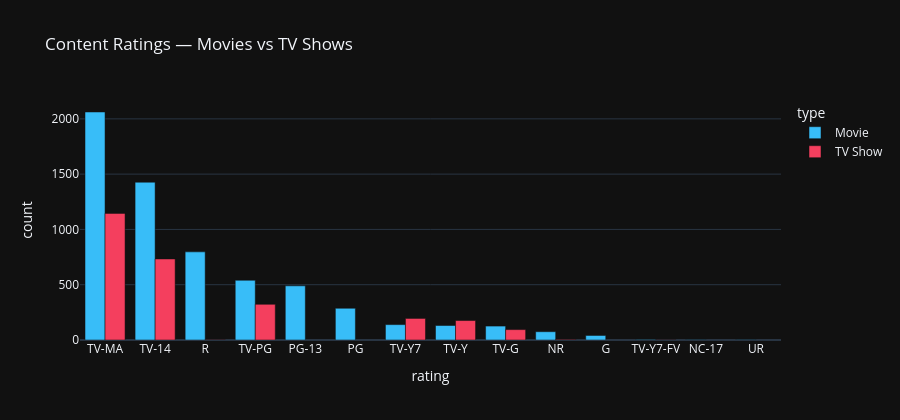

The notebook cell saved with this chart:
### Code cell
# --- ratings split by type ---
rating_by_type = (
    df.filter(pl.col("rating") != "Unknown")
      .group_by(["rating", "type"])
      .agg(pl.len().alias("count"))
      .sort("count", descending=True)
)

fig = px.bar(
    rating_by_type.to_pandas(), x="rating", y="count", color="type",
    barmode="group", color_discrete_map={"Movie": "#38bdf8", "TV Show": "#f43f5e"},
    title="Content Ratings — Movies vs TV Shows",
)
fig.update_layout(template="plotly_dark", height=420)
fig.show()

### Figure 1 — Plotly figure (JSON) as saved in the notebook; plotly's stock layout.template omitted (floating-point values rounded to 4 significant figures)
{"data": [{"alignmentgroup": "True", "hovertemplate": "type=Movie<br>rating=%{x}<br>count=%{y}<extra></extra>", "legendgroup": "Movie", "marker": {"color": "#38bdf8", "pattern": {"shape": ""}}, "name": "Movie", "offsetgroup": "Movie", "orientation": "v", "showlegend": true, "textposition": "auto", "type": "bar", "x": ["TV-MA", "TV-14", "R", "TV-PG", "PG-13", "PG", "TV-Y7", "TV-Y", "TV-G", "NR", "G", "TV-Y7-FV", "NC-17", "UR"], "xaxis": "x", "y": [2062, 1427, 797, 540, 490, 287, 139, 131, 126, 75, 41, 5, 3, 3], "yaxis": "y"}, {"alignmentgroup": "True", "hovertemplate": "type=TV Show<br>rating=%{x}<br>count=%{y}<extra></extra>", "legendgroup": "TV Show", "marker": {"color": "#f43f5e", "pattern": {"shape": ""}}, "name": "TV Show", "offsetgroup": "TV Show", "orientation": "v", "showlegend": true, "textposition": "auto", "type": "bar", "x": ["TV-MA", "TV-14", "TV-PG", "TV-Y7", "TV-Y", "TV-G", "NR", "R", "TV-Y7-FV"], "xaxis": "x", "y": [1145, 733, 323, 195, 176, 94, 5, 2, 1], "yaxis": "y"}], "layout": {"barmode": "group", "height": 420, "legend": {"title": {"text": "type"}, "tracegroupgap": 0}, "title": {"text": "Content Ratings — Movies vs TV Shows"}, "xaxis": {"anchor": "y", "domain": [0, 1], "title": {"text": "rating"}}, "yaxis": {"anchor": "x", "domain": [0, 1], "title": {"text": "count"}}}}
